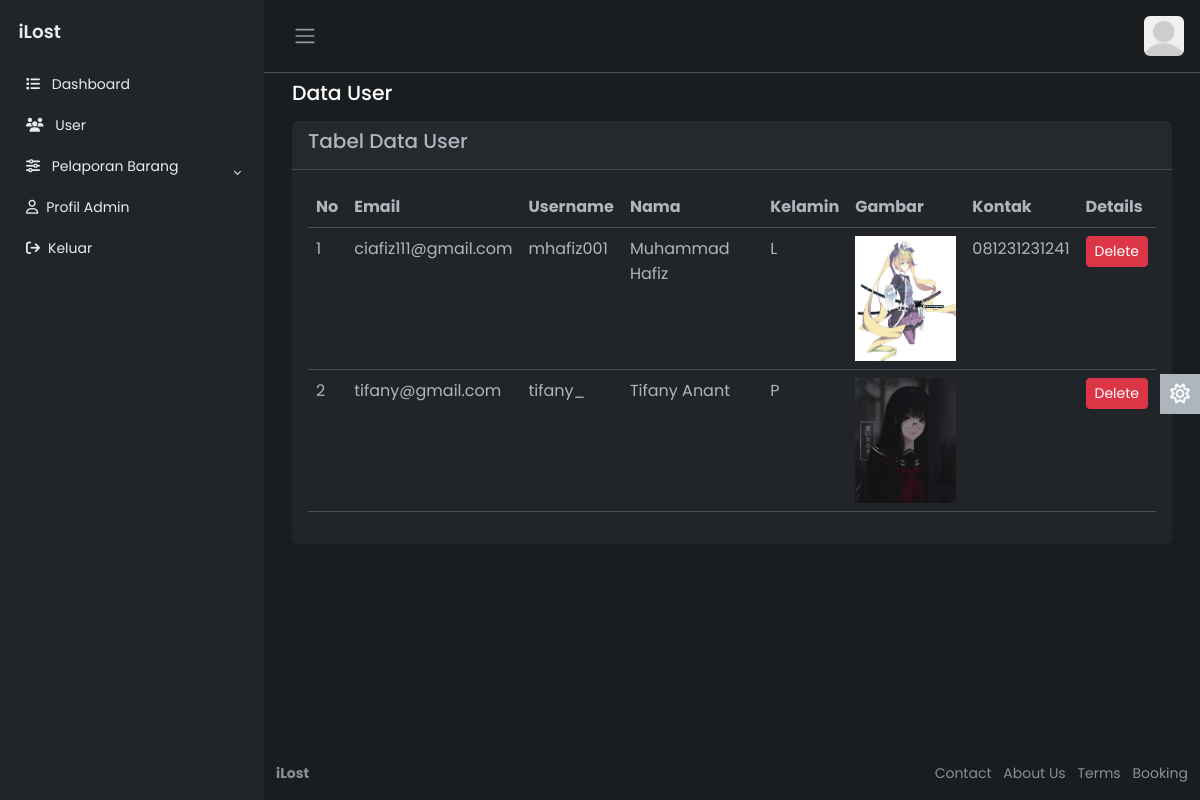
Page /admin/useradmin.php?email=ciafiz111@gmail.com on the committed database.
### tables this page shows
CREATE TABLE `user` (
  `email` varchar(40) NOT NULL,
  `username` varchar(40) DEFAULT NULL,
  `nama` varchar(45) DEFAULT NULL,
  `kelamin` char(1) DEFAULT NULL,
  `password` varchar(255) NOT NULL,
  `gambar` varchar(255) NOT NULL,
  `kontak` varchar(15) DEFAULT NULL
);

### admin/useradmin.php (the view, shortened to what this page needs)
<?php
include('config.php');
$querySelect = "SELECT * FROM user";
$resultSelect = mysqli_query($koneksi, $querySelect);
?>
<!DOCTYPE html>
<html lang="en" data-bs-theme="dark">
<head>
    <link rel="stylesheet" href="https://cdn.jsdelivr.net/npm/bootstrap@5.3.0-alpha2/dist/css/bootstrap.min.css">
    <link rel="stylesheet" href="css/style.css">
</head>
<body>
    <div class="wrapper">
        <?php include "../template/navbar-admin.php"; ?>
        <div class="main">
            <nav class="navbar navbar-expand px-3 border-bottom">
                <button class="btn" id="sidebar-toggle" type="button">
                    <span class="navbar-toggler-icon"></span>
                </button>
                <div class="navbar-collapse navbar">
                    <ul class="navbar-nav">
                        <li class="nav-item dropdown">
                            <a href="#" data-bs-toggle="dropdown" class="nav-icon pe-md-0">
                                <?php
                                $fetch = null;
                                if ($fetch['image'] == null) {
                                    echo '<img src="image/default-avatar.png" class="avatar img-fluid rounded" alt="">';
                                } else {
                                    echo '<img src="uploaded_img/' . $fetch['image'] . '" class="avatar img-fluid rounded" alt="">';
                                }
                                ?>
                            </a>
                        </li>
                    </ul>
                </div>
            </nav>
            <main class="content px-3 py-2">
                <div class="container-fluid">
                    <div class="mb-3">
                        <h4>Data User</h4>
                    </div>
                    <div class="card border-0">
                        <div class="card-header">
                            <h5 class="card-title">
                                Tabel Data User
                            </h5>
                        </div>
                        <div class="card-body">
                            <table class="table">
                                <thead>
                                    <tr>
                                        <th scope="col">No</th>
                                        <th scope="col">Email</th>
                                        <th scope="col">Username</th>
                                        <th scope="col">Nama</th>
                                        <th scope="col">Kelamin</th>
                                        <th scope="col">Gambar</th>
                                        <th scope="col">Kontak</th>
                                        <th scope="col">Details</th>
                                    </tr>
                                </thead>
                                <tbody>
                                    <?php
                                    $no = 1;
                                    while ($row = mysqli_fetch_assoc($resultSelect)) {
                                        echo "<tr>";
                                        echo "<td>" . $no . "</td>";
                                        echo "<td>" . $row['email'] . "</td>";
                                        echo "<td>" . $row['username'] . "</td>";
                                        echo "<td>" . $row['nama'] . "</td>";
                                        echo "<td>" . $row['kelamin'] . "</td>";
                                        echo "<td><img src='/" . basename(dirname(__DIR__)) . "/dist/img/users/" . $row['gambar'] . "' class='img-fluid ' style='width: 125px; height: 125px;' alt=''/></td>";
                                        echo "<td>" . $row['kontak'] . "</td>";
                                        echo "<td><a href='useradmin.php?email=" . $row['email'] . "' class='btn btn-danger btn-sm'>Delete</a></td>";
                                        echo "</tr>";
                                    $no++;
                                    }
                                    ?>
                                </tbody>
                            </table>
                        </div>
                    </div>
                </div>
            </main>
            <a href="#" class="theme-toggle">
                <i class="fa-regular fa-sun"></i>
            </a>
            <footer class="footer">
                <div class="container-fluid">
                    <div class="row text-muted">
                        <div class="col-6 text-start">
                            <p class="mb-0">
                                <a href="#" class="text-muted">
                                    <strong>iLost</strong>
                                </a>
                            </p>
                        </div>
                        <div class="col-6 text-end">
                            <ul class="list-inline">
                                <li class="list-inline-item">
                                    <a href="#" class="text-muted">Contact</a>
                                </li>
                                <li class="list-inline-item">
                                    <a href="#" class="text-muted">About Us</a>
                                </li>
                                <li class="list-inline-item">
                                    <a href="#" class="text-muted">Terms</a>
                                </li>
                                <li class="list-inline-item">
                                    <a href="#" class="text-muted">Booking</a>
                                </li>
                            </ul>
                        </div>
                    </div>
                </div>
            </footer>
        </div>
    </div>
</body>
</html>

### admin/css/style.css (style rules this page uses)
body { font-family: 'Poppins', sans-serif; font-size: 0.875rem; opacity: 1; overflow-y: scroll; margin: 0; }
a { cursor: pointer; text-decoration: none; font-family: 'Poppins', sans-serif; }
li { list-style: none; }
h4 { font-family: 'Poppins', sans-serif; font-size: 1.275rem; color: var(--bs-emphasis-color); }
.wrapper { align-items: stretch; display: flex; width: 100%; }
.main { display: flex; flex-direction: column; min-height: 100vh; min-width: 0; overflow: hidden; transition: all 0.35s ease-in-out; width: 100%; background: var(--bs-dark-bg-subtle); }
.avatar { height: 40px; width: 40px; }
.navbar-expand .navbar-nav { margin-left: auto; }
.content { flex: 1; max-width: 100vw; width: 100vw; }
@media (min-width:768px) { .content { max-width: auto; width: auto; } }
.card { box-shadow: 0 0 .875rem 0 rgba(34, 46, 60, .05); margin-bottom: 24px; }
.theme-toggle { position: fixed; top: 50%; transform: translateY(-65%); text-align: center; z-index: 10; right: 0; left: auto; border: none; background-color: var(--bs-body-color); }
html[data-bs-theme="dark"] .theme-toggle .fa-sun, html[data-bs-theme="light"] .theme-toggle .fa-moon { cursor: pointer; padding: 10px; display: block; font-size: 1.25rem; color: #FFF; }

### rows in the picture
user: email "ciafiz111@gmail.com", username "mhafiz001", nama "Muhammad Hafiz", kelamin "L", gambar (picture), kontak "081231231241"
user: email "tifany@gmail.com", username "tifany_", nama "Tifany Anant", kelamin "P", gambar (picture)
